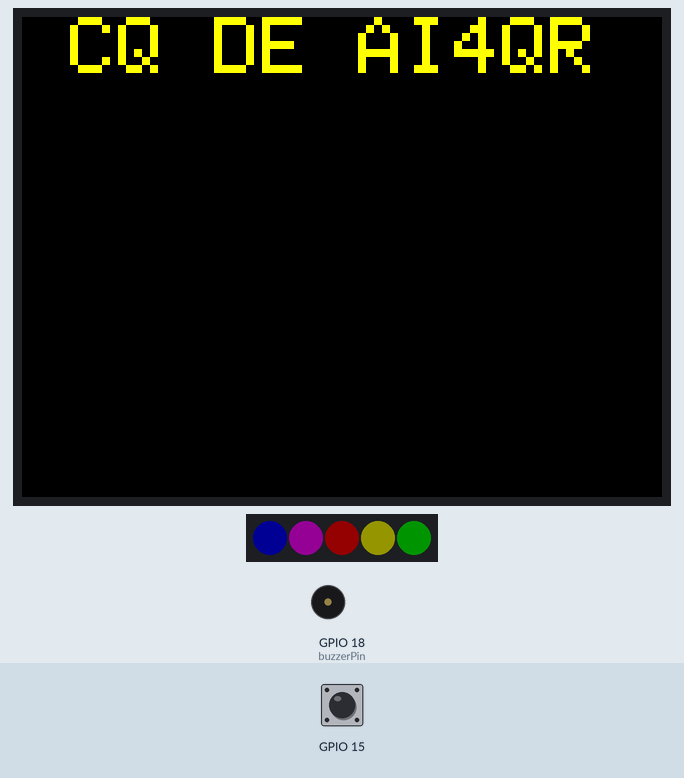
Simulated run of this sketch. Board: ESP32. Shown: 320×240 colour display, 5 RGB LEDs in strip order, left to right, buzzer (waves = sounding). The test bench sets the inputs (shaded band); at power-on: GPIO 15 HIGH. Dim RGB values are drawn brighter than linear; a WiFi scan finds three made-up networks.

Above: at 3.0 s.
At 11.4 s:
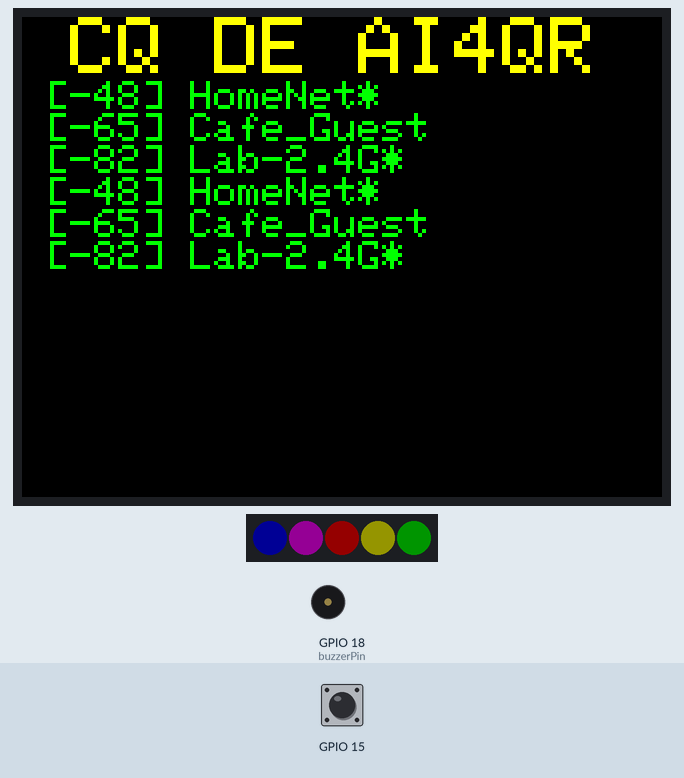
11.5 s: GPIO 15 pulled LOW for 0.15 s
At 16.3 s:
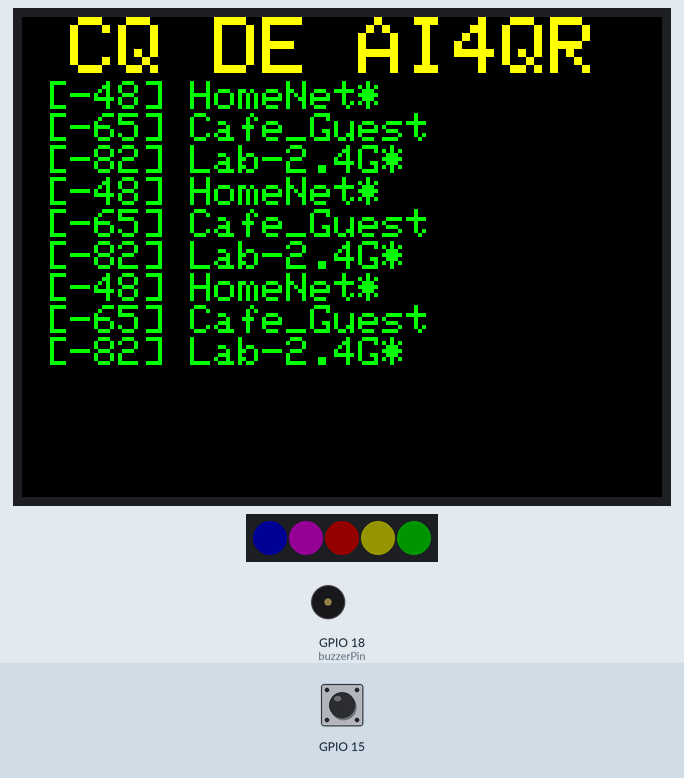
38.7 s: GPIO 15 pulled LOW for 1 s
At 43.6 s:
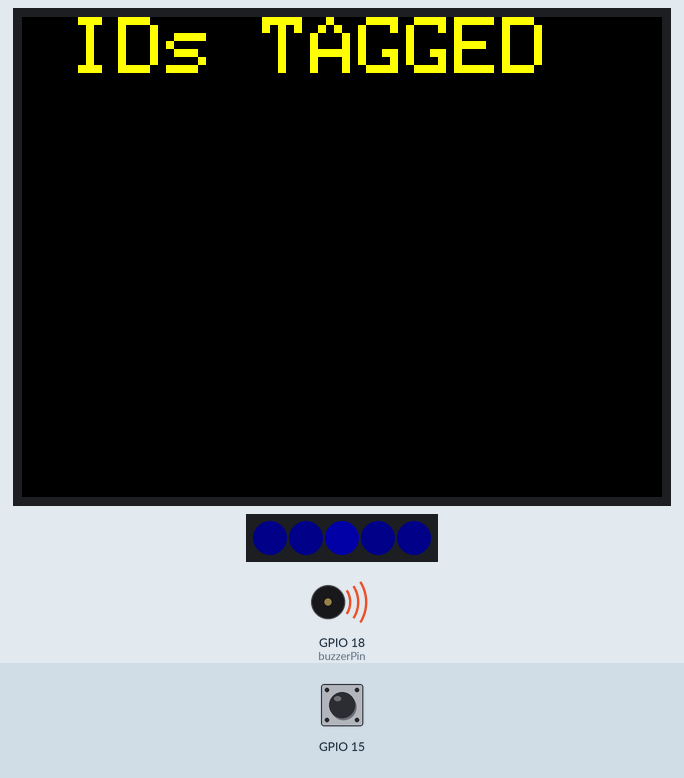
Timing chart, 0 to 81.3 s (numbered marks = the images above; inputs shaded):
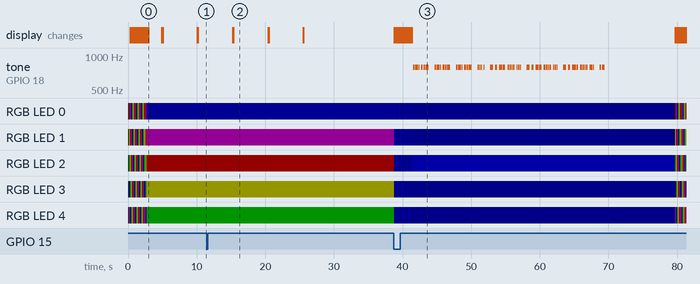

Measured:
- after the input at 11.5 s, tone on GPIO 18 (buzzerPin): stops changing and stays silent
- after the input at 38.7 s, tone on GPIO 18 (buzzerPin): plays 795 Hz for 0.24 s, 795 Hz for 0.08 s, 795 Hz for 0.24 s, 795 Hz for 0.08 s, 795 Hz for 0.24 s, 795 Hz for 0.24 s … (79 notes in this stretch), starting after 2.8 s
- what the display in image 0 shows lasts 2.0 s, from 2.9 s to 4.9 s
- what the display in image 2 shows lasts 5.1 s, from 15.3 s to 20.4 s

The sketch:

defcon-cq.ino
```cpp
#include "WiFi.h"
#include "SPI.h"
#include "Adafruit_GFX.h"
#include "Adafruit_ILI9341.h"
#include <Adafruit_NeoPixel.h>

// TFT Display Pins
#define TFT_CS    19
#define TFT_DC    22
#define TFT_MOSI  23
#define TFT_CLK   26
#define TFT_RST   21
#define TFT_MISO  25

// NeoPixel Values
#define PIXELPIN   5
#define NUMPIXELS  5
#define pixlux    20  //saturation level for NeoPixels colors

// Morse Code
#define CWSTARTMASK (0x1f)
#define CWSIZEMASK (0x07)
#define CWSIZESHIFT (0x05)
char *crypt=".....-----....-.-.--..--..-...--.- ";
char *plain=".,:?-/=@!0123456789abcdefghijklmnopqrstuvwxyz";
byte code[]={0xcd,0xd2,0xc7,0xd4,0xc9,0xb7,0xad,0xcb,0xcb,0xa5,0xa4,0xa3, \
           0xa2,0xa1,0xa0,0xa9,0xa8,0xa7,0xa6,0x44,0x89,0x8e,0x69,0x20, \
           0x8c,0x68,0x80,0x40,0x84,0x6e,0x99,0x45,0x49,0x65,0x91,0x9e, \
           0x6d,0x60,0x25,0x63,0x82,0x64,0x93,0x90,0x88};

const int tonefreq = 800;

// Audio Buzzer Values
const int buzzerPin = 18;

int muted = false;
int mute_touched = false;
char ssid[]="HackerBoxer_AI4QR";  //put your handle after the underscore
Adafruit_ILI9341 tft = Adafruit_ILI9341(TFT_CS, TFT_DC, TFT_MOSI, TFT_CLK, TFT_RST, TFT_MISO);
Adafruit_NeoPixel pixels = Adafruit_NeoPixel(NUMPIXELS, PIXELPIN, NEO_GRB + NEO_KHZ800);
char hackers_found[13][70];
int next_hacker_found = 0;

void setup()
{
  tft.begin();
  tft.setRotation(3); // rotate 3*(pi/2)
  pixels.begin();
  pinMode(buzzerPin, OUTPUT);
  for (int i; i<13; i++)
    hackers_found[i][0] = 0; //empty array of strings
   touchAttachInterrupt(15, mutebutton, 40);  //threshold 40
}

void loop()
{
  // cycle some NeoPixel Rainbows
  RainbowLEDcycle(18);
  // scan other SSIDs
  wifiScan2LCD();
  // start broadcating SSID (AP on)
  WiFi.softAP(ssid, NULL, 1, 0, 1);
  // Play Mario Theme on Buzzer
  mute_handler();
  if (!muted)
      sendcw(tonefreq, 15, "CQ CQ CQ DE AI4QR AI4QR AI4QR k");
  // chill here for a while
  delay(10000);
  //diplay list of found hackers tagged
  found2LCD();
  // cycle some NeoPixel Blues
  BlueLEDcycle(18);
  // Play Imperial March on Buzzer
  mute_handler();
  if (!muted)
      sendcw(tonefreq, 15, "CQ CQ CQ DE AI4QR AI4QR AI4QR k");
  // chill here for a while
  delay(10000);
  // stop broadcating SSID (AP off)
  WiFi.softAPdisconnect(1);
}

void wifiScan2LCD()
{
  int netsfound;
  int displaylines=13;

  tft.fillScreen(ILI9341_BLACK);
  tft.setCursor(0, 0);
  tft.setTextColor(ILI9341_YELLOW);
  tft.setTextSize(4);
  tft.println(" CQ DE AI4QR");
  tft.setTextColor(ILI9341_GREEN);
  tft.setTextSize(2);

  while (displaylines > 0)
  {
    netsfound = WiFi.scanNetworks();
    if (netsfound==0)
    {
      tft.println(". . .");
      displaylines--;
    }
    for (int i = 0; i < netsfound; ++i)
    {
      if (WiFi.SSID(i).startsWith("HackerBoxer"))
      {
        WiFi.SSID(i).toCharArray(hackers_found[next_hacker_found],70);
        hackers_found[next_hacker_found][25] = 0;  //truncate string
        next_hacker_found++;
        if (next_hacker_found == 13)
          next_hacker_found = 0;
      }
      else
      {
        // Print SSID and RSSI for each network found
        tft.print(" [");
        tft.print(WiFi.RSSI(i));
        tft.print("] ");
        tft.print(WiFi.SSID(i).substring(0,17));
        tft.println((WiFi.encryptionType(i) == WIFI_AUTH_OPEN)?" ":"*");
        delay(50);
        displaylines--;
      }
    }
    delay(3000); // Wait before scanning again
  }
}

void found2LCD()
{
  tft.fillScreen(ILI9341_BLACK);
  tft.setCursor(0, 0);
  tft.setTextColor(ILI9341_YELLOW);
  tft.setTextSize(4);
  tft.println(" IDs TAGGED");
  tft.setTextColor(ILI9341_RED);
  tft.setTextSize(2);
  for (int i=0; i<13; i++)
  {
    tft.print(" ");
    tft.println(hackers_found[i]+12);
  }
}

void RainbowLEDcycle(int cycles)
{
  int i=0;
  while(cycles)
  {
    pixels.setPixelColor(i, pixels.Color(pixlux,0,0));
    i = (i==4) ? 0 : (i+1);
    pixels.setPixelColor(i, pixels.Color(pixlux,pixlux,0));
    i = (i==4) ? 0 : (i+1);
    pixels.setPixelColor(i, pixels.Color(0,pixlux,0));
    i = (i==4) ? 0 : (i+1);
    pixels.setPixelColor(i, pixels.Color(0,0,pixlux));
    i = (i==4) ? 0 : (i+1);
    pixels.setPixelColor(i, pixels.Color(pixlux,0,pixlux));
    i = (i==4) ? 0 : (i+1);
    i = (i==4) ? 0 : (i+1);
    pixels.show();
    delay(150);
    cycles--;
  }
}

void BlueLEDcycle(int cycles)
{
  int i=0;
  while(cycles)
  {
    pixels.setPixelColor(i, pixels.Color(0,0,pixlux*2));
    i = (i==4) ? 0 : (i+1);
    pixels.setPixelColor(i, pixels.Color(0,0,pixlux/2));
    i = (i==4) ? 0 : (i+1);
    pixels.setPixelColor(i, pixels.Color(0,0,pixlux/2));
    i = (i==4) ? 0 : (i+1);
    pixels.setPixelColor(i, pixels.Color(0,0,pixlux/2));
    i = (i==4) ? 0 : (i+1);
    pixels.setPixelColor(i, pixels.Color(0,0,pixlux/2));
    i = (i==4) ? 0 : (i+1);
    i = (i==4) ? 0 : (i+1);
    pixels.show();
    delay(150);
    cycles--;
  }
}

void mutebutton()
{
  mute_touched = true;
}

void mute_handler()
{
  if (mute_touched)
  {
    if (muted)
    {
      muted = false;
    }
    else
    {
      muted = true;
    }
    mute_touched = false;
  }
}

/* returns the index of char c in string s */
int strpos(const char *s, char c) {
 int x = 0;
 while (s[x] != 0) {
  if (s[x] == c) return x;
  x++;
 }
 return -1;
}

/* get the code for char c. -1 if not found. */
byte getCode(char c) {
 byte place = strpos(plain, tolower(c));
 if (place >= 0) {
   return code[place];
 }
 else return -1;
}

/* generate morse code equivalent for each character, period is in uS */
void genMorse(char c, int tone, int period) {
    char position, x;
    byte start, size;
    position = getCode(c);
    if (position != -1) {
        start = (position & CWSTARTMASK);
        size = ((position >> CWSIZESHIFT) & CWSIZEMASK);

        for (x = 0; x < size; x++) {
            char c = crypt[start+x];
            if (c == '.') {
              maketone(tone, period);
            } else if (c == '-') {
              maketone(tone, 3 * period);
            }
            delayMicroseconds(period); // intraletter spacing is 3 periods
        }
    }
}

void sendcw(int tone, int rate, char *string)
{
    /*
     *  rate is in wpm
     * Timings derived from: http://www.arrl.org/files/file/Technology/x9004008.pdf
     * TODO support Farnsworth timing
     */
     int period = 1200000/float(rate); // period of a single period in microseconds
     int noteDelay = int(500000.0/tone);
     char *strptr = string;
     while (*strptr != 0)
     {
         if (*strptr == ' ') {
             delayMicroseconds(7*period); // space timing is 7 periods
         } else {
             genMorse(*strptr, tone, period);
             delayMicroseconds(3*period); // interletter spacing is 3 periods
         }
         strptr++;
     }
}

void maketone(int tone, int duration)
{
    // like beep() but with no delay, duration is in microSeconds
    int noteDelay = int(500000.0/tone);
    for (float i = 0.0; i < float(duration/1000000.0); i += (1.0/tone))
    {
        digitalWrite(buzzerPin, HIGH);
        delayMicroseconds(noteDelay);
        digitalWrite(buzzerPin, LOW);
        delayMicroseconds(noteDelay);
    }
}
```
